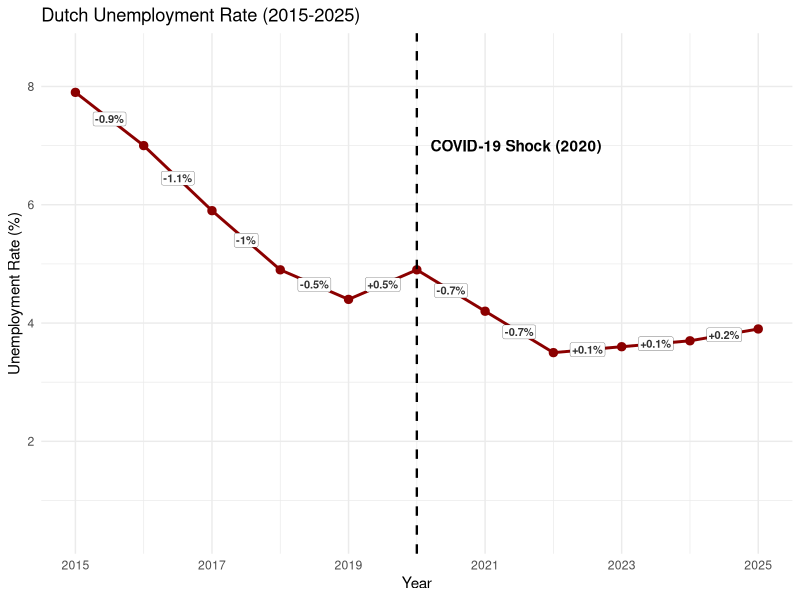
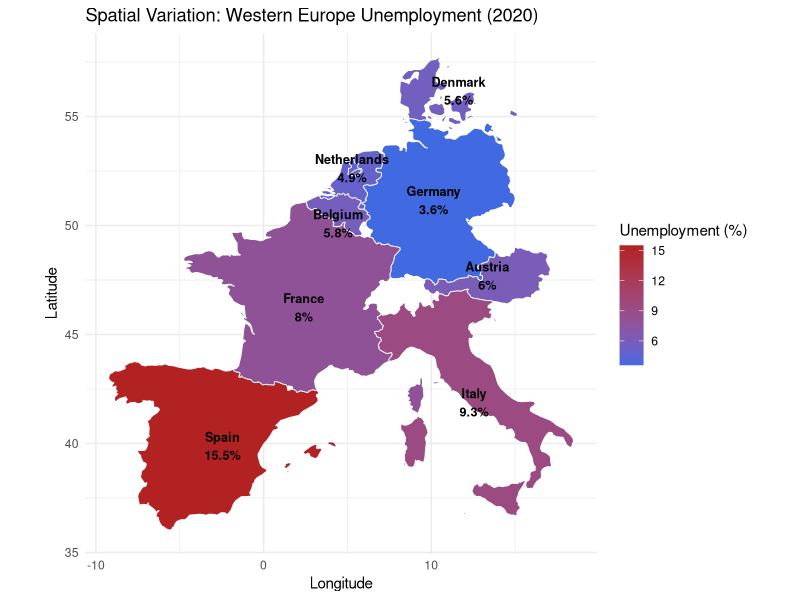
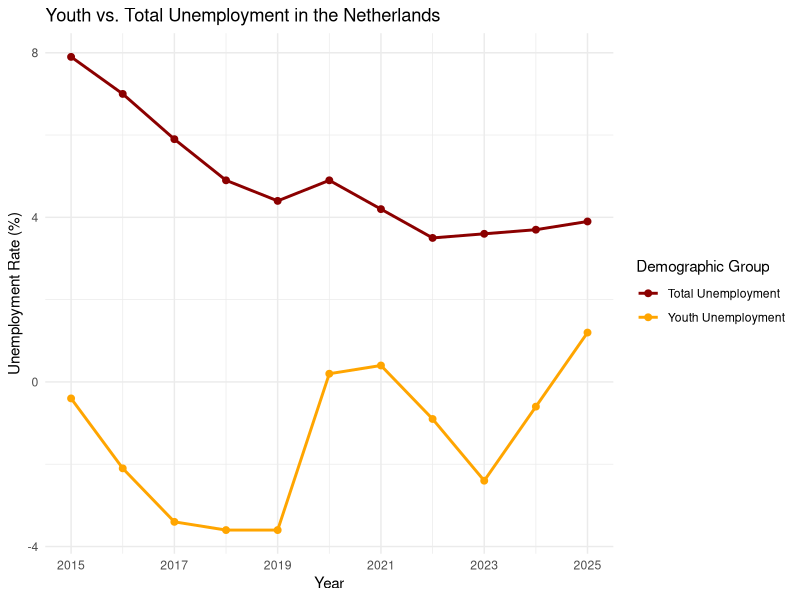
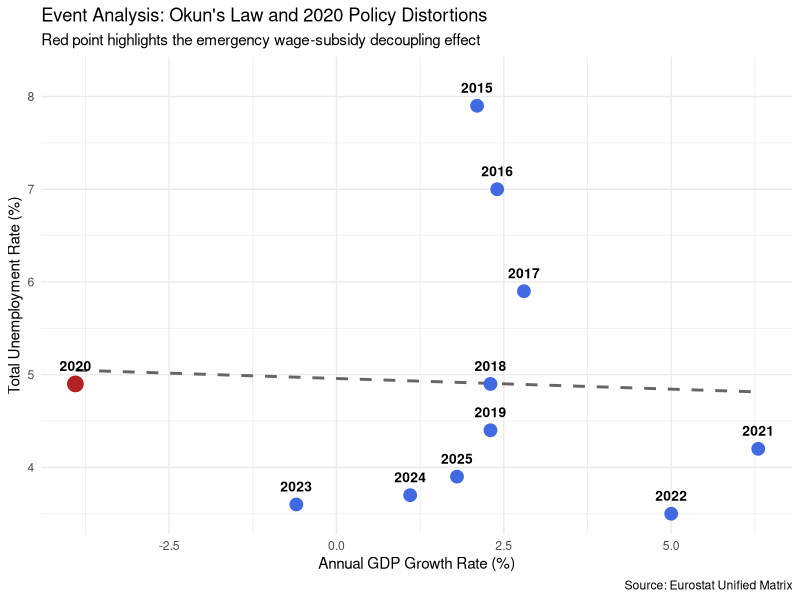

These charts were generated, in order, by the following R code:
## ---- chunk 1
library(tidyverse)
library(maps)

# Load data
gdp_data           <- read_csv("data/raw_gdp.csv")
unemployment_sex   <- read_csv("data/raw_unemployment_sex.csv")
unemployment_youth <- read_csv("data/raw_unemployment_youth.csv")

# Clean data
gdp_clean <- gdp_data %>% 
  filter(geo == "Netherlands") %>%
  select(TIME_PERIOD, OBS_VALUE) %>%
  rename(Year = TIME_PERIOD, GDP_Growth = OBS_VALUE) %>%
  filter(!is.na(GDP_Growth))

unemp_clean <- unemployment_sex %>% 
  filter(geo == "Netherlands") %>%
  select(TIME_PERIOD, OBS_VALUE) %>%
  rename(Year = TIME_PERIOD, Unemp_Rate = OBS_VALUE) %>%
  mutate(Unemp_Rate = ifelse(Unemp_Rate == -99, NA, Unemp_Rate)) %>%
  filter(!is.na(Unemp_Rate))

youth_clean <- unemployment_youth %>% 
  filter(geo == "Netherlands") %>%
  select(TIME_PERIOD, OBS_VALUE) %>%
  rename(Year = TIME_PERIOD, Youth_Unemp_Rate = OBS_VALUE) %>%
  mutate(Youth_Unemp_Rate = ifelse(Youth_Unemp_Rate == -99, NA, Youth_Unemp_Rate)) %>%
  filter(!is.na(Youth_Unemp_Rate))

# Merge and engineer variables
combined_data <- gdp_clean %>%
  left_join(unemp_clean, by = "Year") %>%
  left_join(youth_clean, by = "Year") %>%
  mutate(Youth_Vulnerability_Ratio = Youth_Unemp_Rate / Unemp_Rate)
## ---- chunk 2
# This variable was engineered during our master data pipeline at the top:
# combined_data <- combined_data %>% mutate(Youth_Vulnerability_Ratio = Youth_Unemp_Rate / Unemp_Rate)
# It standardizes the youth unemployment rate as a proportion of aggregate total unemployment.

## ---- chunk 3
temporal_changes <- combined_data %>%
  arrange(Year) %>%
  mutate(
    Ppt_Change = Unemp_Rate - lag(Unemp_Rate),
    x_mid = (Year + lag(Year)) / 2,
    y_mid = (Unemp_Rate + lag(Unemp_Rate)) / 2,
    Label_Text = ifelse(Ppt_Change > 0, 
                        paste0("+", round(Ppt_Change, 1), "%"), 
                        paste0(round(Ppt_Change, 1), "%"))
  ) %>%
  filter(!is.na(Ppt_Change))

ggplot(data = combined_data, aes(x = Year, y = Unemp_Rate)) +
  geom_line(color = "darkred", linewidth = 1) +
  geom_point(color = "darkred", size = 2.5) +
  geom_vline(xintercept = 2020, linetype = "dashed", color = "black", linewidth = 0.8) +
  annotate("text", x = 2020.2, y = 7, label = "COVID-19 Shock (2020)", hjust = 0, fontface = "bold") +
  
  geom_label(data = temporal_changes, 
             aes(x = x_mid, y = y_mid, label = Label_Text),
             fill = "white", color = "gray20", size = 2.8, fontface = "bold",
             label.padding = unit(0.15, "lines"), label.size = 0.1) +
             
  scale_x_continuous(breaks = seq(2015, 2025, by = 2)) +
  theme_minimal() +
  labs(title = "Dutch Unemployment Rate (2015-2025)", x = "Year", y = "Unemployment Rate (%)") +
  ylim(0.5, 8.5)
## ---- chunk 4
europe_map <- map_data("world") %>%
  filter(region %in% c("Netherlands", "Germany", "Belgium", "France", "Italy", "Spain", "Austria", "Denmark"))

europe_unemp_2020 <- unemployment_sex %>%
  filter(TIME_PERIOD == 2020) %>%
  rename(region = geo) 

map_data_joined <- left_join(europe_map, europe_unemp_2020, by = "region")

country_labels <- map_data_joined %>%
  group_by(region) %>%
  summarise(
    long = mean(range(long)),
    lat = mean(range(lat)),
    Unemp_Rate = first(OBS_VALUE)
  ) %>%
  mutate(
    lat = case_when(
      region == "Netherlands" ~ lat + 0.5,
      region == "Belgium" ~ lat - 0.4,
      TRUE ~ lat
    ),
    long = case_when(
      region == "Germany" ~ long - 0.3,
      TRUE ~ long
    )
  )

ggplot(map_data_joined, aes(x = long, y = lat, group = group, fill = OBS_VALUE)) +
  geom_polygon(color = "white", linewidth = 0.3) +
  scale_fill_gradient(low = "royalblue", high = "firebrick", na.value = "gray80", name = "Unemployment (%)") +
  geom_text(data = country_labels, 
            aes(x = long, y = lat, label = paste0(region, "\n", Unemp_Rate, "%")), 
            inherit.aes = FALSE, 
            size = 3.2, fontface = "bold", color = "black") +
  coord_fixed(1.3) +
  theme_minimal() +
  labs(title = "Spatial Variation: Western Europe Unemployment (2020)", x = "Longitude", y = "Latitude")
## ---- chunk 5
ggplot(data = combined_data) +
  geom_line(aes(x = Year, y = Unemp_Rate, color = "Total Unemployment"), linewidth = 1) +
  geom_line(aes(x = Year, y = Youth_Unemp_Rate, color = "Youth Unemployment"), linewidth = 1) +
  geom_point(aes(x = Year, y = Unemp_Rate, color = "Total Unemployment"), size = 2) +
  geom_point(aes(x = Year, y = Youth_Unemp_Rate, color = "Youth Unemployment"), size = 2) +
  theme_minimal() +
  scale_color_manual(values = c("Total Unemployment" = "darkred", "Youth Unemployment" = "orange")) +
  scale_x_continuous(breaks = seq(2015, 2025, by = 2)) +
  labs(title = "Youth vs. Total Unemployment in the Netherlands", x = "Year", y = "Unemployment Rate (%)", color = "Demographic Group")
## ---- chunk 6
library(tidyverse)
ggplot(data = combined_data, aes(x = GDP_Growth, y = Unemp_Rate)) +
  geom_smooth(data = filter(combined_data, Year != 2020), 
              method = "lm", color = "gray40", linetype = "dashed", se = FALSE, fullrange = TRUE) +
  geom_point(data = filter(combined_data, Year != 2020), 
             size = 4, color = "royalblue") +
  geom_point(data = filter(combined_data, Year == 2020), 
             size = 5, color = "firebrick") +
  geom_text(aes(label = Year), vjust = -1.3, size = 3.5, fontface = "bold", color = "black") +
  theme_minimal() +
  labs(
    title = "Event Analysis: Okun's Law and 2020 Policy Distortions",
    subtitle = "Red point highlights the emergency wage-subsidy decoupling effect",
    x = "Annual GDP Growth Rate (%)",
    y = "Total Unemployment Rate (%)",
    caption = "Source: Eurostat Unified Matrix"
  ) +
  scale_y_continuous(expand = expansion(mult = c(0.05, 0.12)))
